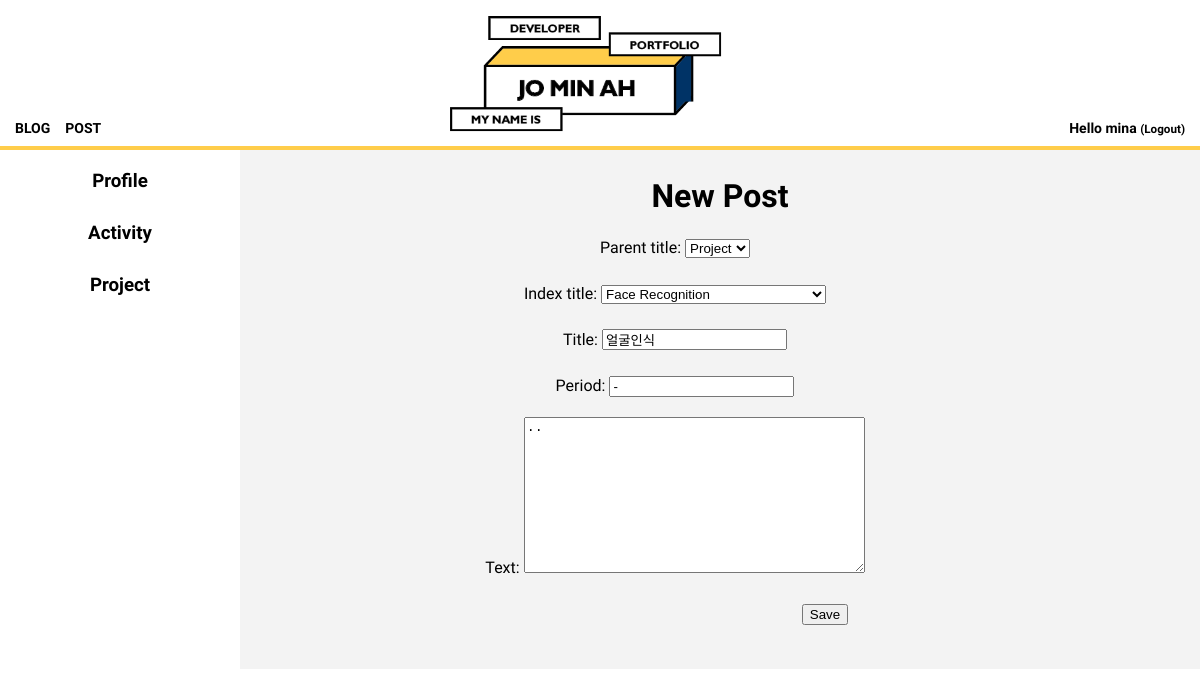
The app's page /post/5/edit/ (signed in) with its own data.
### blog/models.py (models this page shows, shortened)
class Post(models.Model):
    author = models.ForeignKey(settings.AUTH_USER_MODEL, on_delete=models.CASCADE)
    parent_title_choices=(('Profile','Profile'),('Activity','Activity'),('Project','Project'))
    parent_title=models.CharField(max_length=30,choices=parent_title_choices,default='Profile')
    index_title_choices=(('Profile',(('Skill','Skill'),)),('Activity',(('UCI Undergraduate Researcher','UCI Undergraduate Researcher'),('Coding HelpDesk','Coding HelpDesk'),('Heronation InternShip','Heronation InternShip'))),('Project',(('Face Recogntion','Face Recognition'),('Mu:Ping App','Mu:Ping App'),('Ang-Bob App','Ang-Bob App'),('Flex-Bison Interpreter','Flex-Bison Interpreter'),('Z-shop App','Z-shop App'),)))
    index_title=models.CharField(max_length=30,choices=index_title_choices,default='Skill')
    title = models.CharField(max_length=200)
    period=models.CharField(max_length=50)
    text = models.TextField()
    created_date = models.DateTimeField(
            default=timezone.now)
    published_date = models.DateTimeField(
            blank=True, null=True)

### blog/views.py (the view)
# urls.py: path('post/<int:pk>/edit/', views.post_edit, name='post_edit'),
@login_required
def post_edit(request, pk):
    profile=Post.objects.filter(parent_title__contains="Profile",published_date__lte=timezone.now())
    activity=Post.objects.filter(parent_title__contains="Activity",published_date__lte=timezone.now())
    project=Post.objects.filter(parent_title__contains="Project",published_date__lte=timezone.now())
    post = get_object_or_404(Post, pk=pk)
    if request.method == "POST":
        form = PostForm(request.POST, instance=post)
        if form.is_valid():
            post = form.save(commit=False)
            post.author = request.user
            post.published_date = timezone.now()
            post.save()
            return redirect('post_detail', pk=post.pk)
    else:
        form = PostForm(instance=post)
    return render(request, 'blog/post_edit.html', {'form': form,'profile':profile,"activity":activity,"project":project})

### blog/forms.py
class PostForm(forms.ModelForm):
    class Meta:
        model = Post
        fields = ('parent_title','index_title','title','period','text')

### blog/template/blog/post_edit.html
{% extends 'blog/base.html' %}
{% block content %}
<div align=center>
<h1> New Post </h1>
<form style="margin-right:90px" method="POST" class="post-form"> {% csrf_token %}
  {{form.as_p}}
  <button type="submit" class="save btn btn-default" style="margin-left:300px">Save</button>
</form>
  <br>
  </div>
{% endblock %}

### blog/template/blog/base.html (shortened to what this page needs)
{% load static %}
<!doctype html>
<html>
<head>
  <link rel="stylesheet" type="text/css" href="{% static 'css/style.css' %}">
</head>
<body>
  <div class="top" align=center>
    <a href="{% url 'post_list' %}"><img src="{% static 'img/logo.png' %}" style="border-bottom:10px;"></a>
    <a href="{% url 'post_list' %}" class="top-menu">
      <div>BLOG</div></a>
    {% if user.is_authenticated %}
    <a href="{% url 'post_new' %}" class="top-menu">
      <div>POST</div></a>
      {% endif %}
      {% if user.is_authenticated %}
      <div class="right-menu1">Hello {{ user.username }} <small>(<a href="{% url 'logout' %}" class='logout'>Logout</a>)</small></div>
      {% else %}
      <a href="{% url 'login' %}" class="right-menu">
        <div>LOGIN</div>
      </a>
      {% endif %}
  </div>
  <div id="grid">
    <div>
    <ul class="accordion">
      <li class="item">
        <h3 class="accordionTitle"> Profile</h3>
      </li>
      <li class="item">
        <h3 class="accordionTitle"> Activity</h3>
      </li>
      <li class="item">
        <h3 class="accordionTitle"> Project</h3>
      </li>
    </ul>
  </div>
    <div id="article">
      {% block content %}
      {% endblock %}
    </div>
  </div>
</body>
</html>

### blog/static/css/style.css (style rules this page uses)
body { margin: 0 }
a { color: black; text-decoration: none; }
h1 { text-align: center; }
img { width: 300px; height: auto; }
.top { border-bottom: 4px #FFCD4A solid; }
.top-menu { font-family: 'Tomorrow', sans-serif; font-size:14px; margin-top: 120px; margin-left: 15px; float:left; font-weight: bold; }
.right-menu1 { font-family: 'Tomorrow', sans-serif; font-size:14px; margin-top: 120px; margin-right: 15px; font-weight: bold; float:right; }
#grid .accordion { font-family: 'Tomorrow', sans-serif; font-weight: bold; text-align: center; width: 240px; padding-inline-start: 0px; margin: 0; list-style: none; }
#grid ul { font-family: 'Tomorrow', sans-serif; list-style: none; padding-inline-start: 0px; }
.accordionTitle { padding-top: 10px; padding-bottom: 10px; margin-top: 10px; margin-bottom: 10px; }
h3 { margin: 0px; padding-top: 20px; padding-bottom: 10px; }
#grid { display: grid; grid-template-columns: 240px 1fr; background-color: white; }
#article { padding: 10px; font-family: 'Tomorrow', sans-serif; background-color: #f3f3f3; line-height: 30px; }

### records on screen
Post: parent_title "Project", index_title "Face Recognition", title "얼굴인식", period "-", text ".."

### other values on screen
{{ user.username }} "mina"
